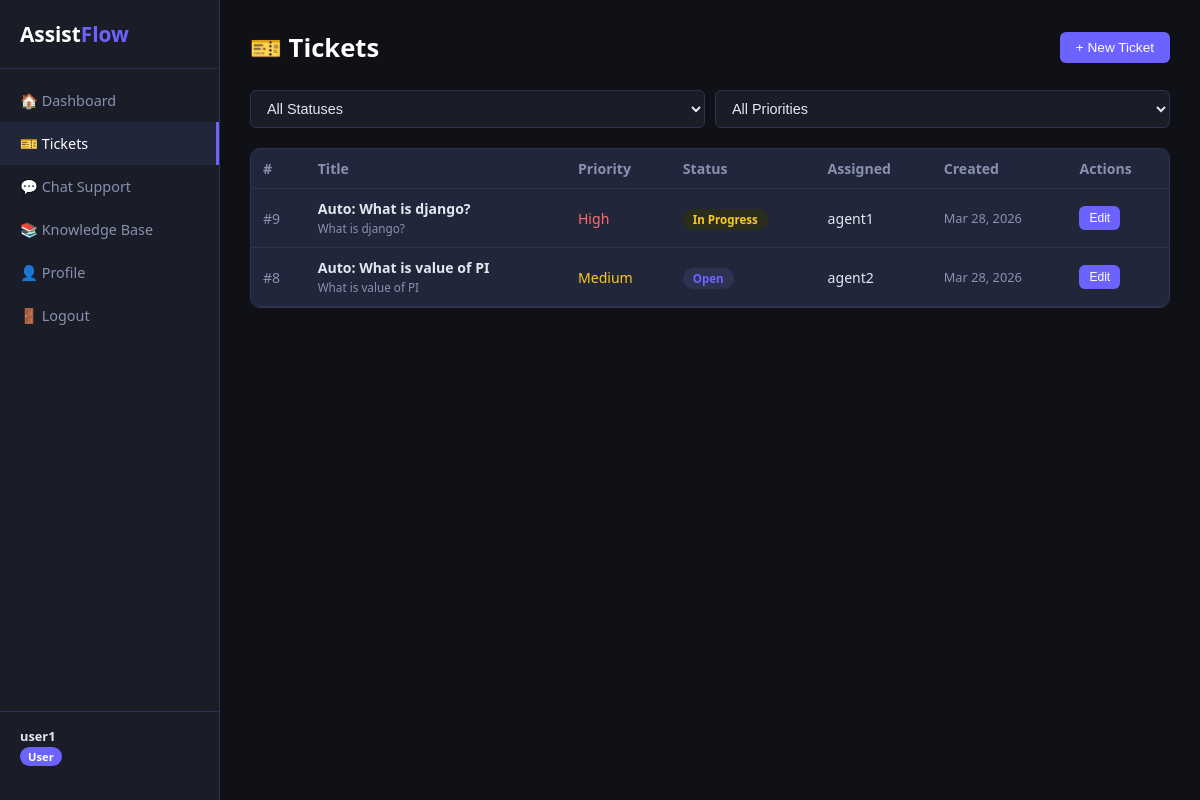
The app's page /tickets/ (signed in), older data.
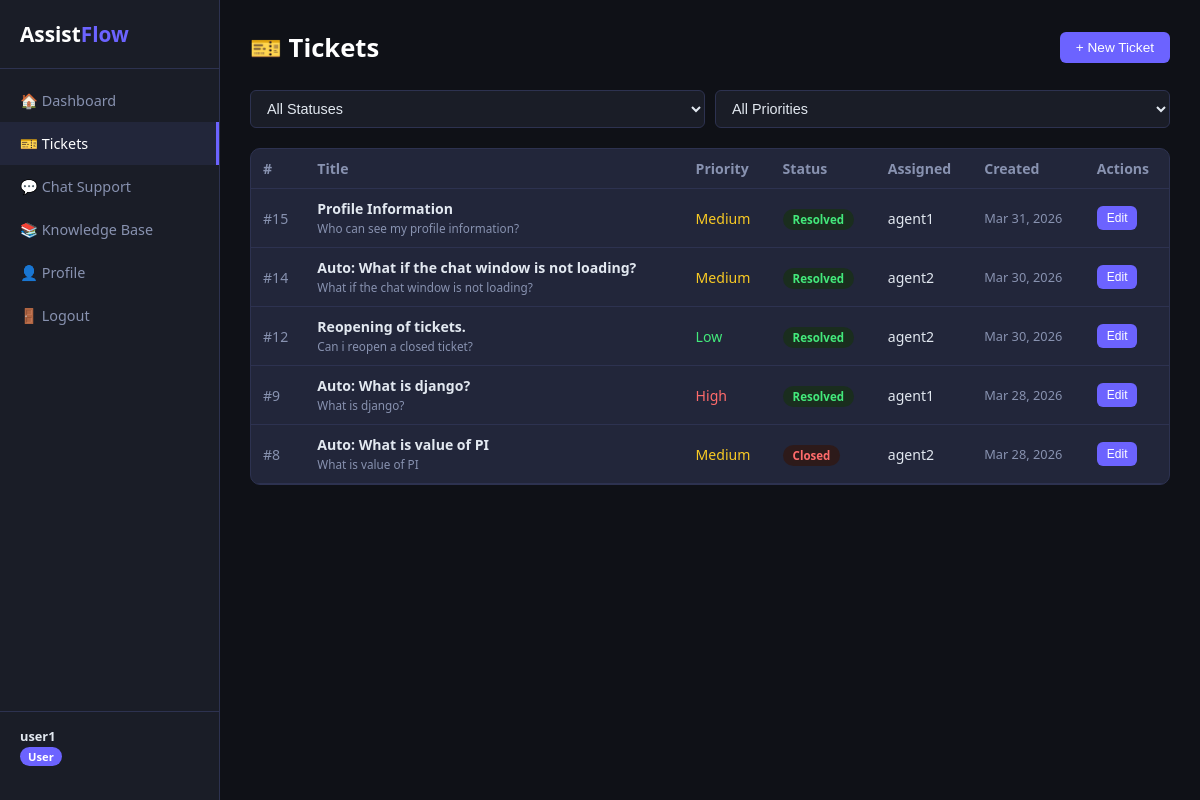
The same page, newer data.
### core/models.py (models this page shows, shortened)
class Ticket(models.Model):
    STATUS = [('open','Open'),('in_progress','In Progress'),('resolved','Resolved'),('closed','Closed')]
    PRIORITY = [('low','Low'),('medium','Medium'),('high','High'),('urgent','Urgent')]
    title = models.CharField(max_length=200)
    description = models.TextField()
    status = models.CharField(max_length=20, choices=STATUS, default='open')
    priority = models.CharField(max_length=10, choices=PRIORITY, default='medium')
    created_by = models.ForeignKey(User, on_delete=models.CASCADE, related_name='tickets')
    assigned_to = models.ForeignKey(User, on_delete=models.SET_NULL, null=True, blank=True, related_name='assigned_tickets')
    created_at = models.DateTimeField(auto_now_add=True)
    updated_at = models.DateTimeField(auto_now=True)
    resolved_at = models.DateTimeField(null=True, blank=True)

class User(AbstractUser):
    ROLE_CHOICES = [('admin', 'Admin'), ('agent', 'Agent'), ('user', 'User')]
    role = models.CharField(max_length=10, choices=ROLE_CHOICES, default='user')
    bio = models.TextField(blank=True)

### core/views.py (the view)
# urls.py: path('tickets/', views.tickets_view, name='tickets'),
@login_required
def tickets_view(request):
    user = request.user
    if user.role == 'admin':
        tickets = Ticket.objects.all()
    elif user.role == 'agent':
        tickets = Ticket.objects.filter(assigned_to=user)
    else:
        tickets = Ticket.objects.filter(created_by=user)
    status_f = request.GET.get('status', '')
    priority_f = request.GET.get('priority', '')
    if status_f:
        tickets = tickets.filter(status=status_f)
    if priority_f:
        tickets = tickets.filter(priority=priority_f)
    agents = User.objects.filter(role='agent')
    return render(request, 'core/tickets.html', {'tickets': tickets.order_by('-created_at'), 'agents': agents})

### core/templates/core/tickets.html (shortened to what this page needs)
{% extends 'core/base.html' %}
{% block content %}
<div style="display:flex;align-items:center;justify-content:space-between;margin-bottom:25px;flex-wrap:wrap;gap:10px">
  <div class="page-title" style="margin:0">🎫 Tickets</div>
  <button class="btn" onclick="document.getElementById('createModal').classList.add('show')">+ New Ticket</button>
</div>
<div style="margin-bottom:20px">
  <form method="get" style="display:flex;gap:10px;flex-wrap:wrap">
    <select name="status" onchange="this.form.submit()" style="width:auto;flex:1;min-width:130px">
      <option value="">All Statuses</option>
    </select>
    <select name="priority" onchange="this.form.submit()" style="width:auto;flex:1;min-width:130px">
      <option value="">All Priorities</option>
    </select>
  </form>
</div>
<div class="card desk-only" style="padding:0;overflow:hidden">
  <div class="table-wrap">
    <table>
      <tr><th>#</th><th>Title</th><th>Priority</th><th>Status</th><th>Assigned</th><th>Created</th><th>Actions</th></tr>
      {% for t in tickets %}
      <tr>
        <td style="color:var(--muted)">#{{ t.id }}</td>
        <td><strong>{{ t.title }}</strong><br><small style="color:var(--muted)">{{ t.description|truncatechars:50 }}</small></td>
        <td><span class="{{ t.priority }}">{{ t.get_priority_display }}</span></td>
        <td><span class="badge {{ t.status }}">{{ t.get_status_display }}</span></td>
        <td>{{ t.assigned_to.username|default:"—" }}</td>
        <td style="color:var(--muted);font-size:.8rem;white-space:nowrap">{{ t.created_at|date:"M d, Y" }}</td>
        <td style="white-space:nowrap">
          <button class="btn btn-sm" onclick="openEdit({{ t.id }},'{{ t.status }}','{{ t.priority }}',{{ t.assigned_to.id|default:'null' }})">Edit</button>
        </td>
      </tr>
      {% empty %}
      <tr><td colspan="7" style="text-align:center;color:var(--muted);padding:30px">No tickets found.</td></tr>
      {% endfor %}
    </table>
  </div>
</div>
{% endblock %}

Row changes from the older to the newer data that the page shows:
added Ticket: id "15", title "Profile Information", description "Who can see my profile information?", priority "Medium", status "Resolved", assigned_to.username "agent1", created_at "Mar 31, 2026"
added Ticket: id "14", title "Auto: What if the chat window is not loading?", description "What if the chat window is not loading?", priority "Medium", status "Resolved", assigned_to.username "agent2", created_at "Mar 30, 2026"
added Ticket: id "12", title "Reopening of tickets.", description "Can i reopen a closed ticket?", priority "Low", status "Resolved", assigned_to.username "agent2", created_at "Mar 30, 2026"
changed Ticket "Auto: What is django?": status "In Progress" → "Resolved"
changed Ticket "Auto: What is value of PI": status "Open" → "Closed"
